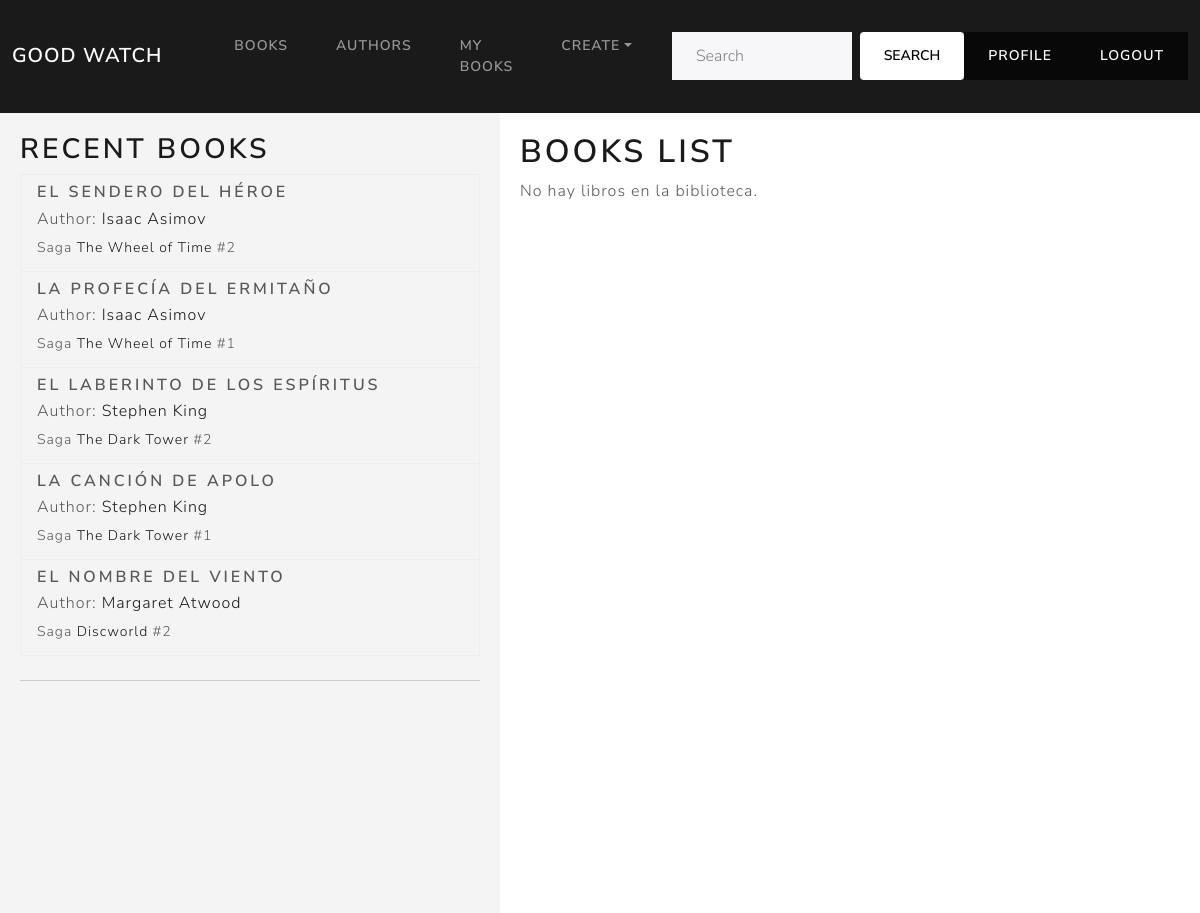
The app's page /book_catalog/mybooks/ (signed in) with its own data.
### book_catalog/models.py (models this page shows, shortened)
class Book(models.Model):
    title = models.CharField(max_length=200, help_text='Inserte el título del libro.')
    saga = models.ForeignKey('BookSaga', on_delete=models.PROTECT, null=True, blank=True)
    saga_volume = models.IntegerField(null=True, blank=True)
    author = models.ForeignKey('Author', on_delete=models.PROTECT, null=False)
    publish_date = models.DateField(null=True, blank=True)
    summary = models.TextField(max_length=1000, help_text='Enter a brief description of the book', null=True, blank=True)
    isbn = models.CharField(max_length=13, help_text='13 Character <a href="https://www.isbn-international.org/content/what-isbn">ISBN number</a>', null=True, blank=True)
    genre = models.ManyToManyField(Genre, help_text='Select a genre for this book')
    language = models.ForeignKey('Language', on_delete=models.SET_NULL, null=True, blank=True)
    cover_image = models.ImageField(upload_to='covers/', null=True, blank=True)
    class Meta:
        ordering = ['title', 'author']
        unique_together = ('title', 'author')
        constraints = [
            models.UniqueConstraint(fields=['saga', 'saga_volume'], name='unique_volume_in_saga')
        ]

class Author(models.Model):
    first_name = models.CharField(max_length=100)
    last_name = models.CharField(max_length=100)
    year_of_birth = models.IntegerField(null = True, blank = True)
    year_of_death = models.IntegerField(null = True, blank = True)
    class Meta:
        ordering = ['last_name', 'first_name']
    def get_absolute_url(self):
        return reverse('author-detail', args=[str(self.id)])
    def __str__(self):
        return f'{self.first_name} {self.last_name}'

class BookSaga(models.Model):
    name = models.CharField(max_length=200, help_text='Enter the name of the saga')
    author = models.ForeignKey(Author, on_delete=models.CASCADE, related_name='saga', null = False)
    def get_absolute_url(self):
        return reverse('saga-detail', args=[str(self.id)])
    class Meta:
        unique_together = ('name', 'author')

### book_catalog/views.py (the view)
# urls.py: path('mybooks/', views.UserBookRelationListView.as_view(), name='my-books'),
class UserBookRelationListView(LoginRequiredMixin, generic.ListView):
    login_url = '/accounts/login/'
    redirect_field_name = 'redirect_to'
    model = UserBookRelation
    def get_queryset(self):
        return super().get_queryset().filter(user=self.request.user)
    def get_context_data(self, **kwargs: Any):
        context = super().get_context_data(**kwargs)
        context["recent_books"] = Book.objects.all().order_by('-publish_date')[:5]
        return context

### templates/book_catalog/userbookrelation_list.html
{% extends "base_generic.html" %}
{% block content %}
<div style="display: flex;">
  <div class="sidebar">
    {% include "book_catalog/recent_books.html" %}
  </div>
  <div style="flex-grow: 1; padding: 20px;">
    <h1>Books list</h1>
    {% if userbookrelation_list %}
      <table id="dynamicTable" class="table table-hover">
        <thead>
          <tr class="table-primary">
            <th scope="col">Title</th>
            <th scope="col">Saga</th>
            <th scope="col">Author</th>
            <th scope="col">Status</th>
          </tr>
        </thead>
        <tbody>
          {% for object in userbookrelation_list %}
            <tr class="table-secondary">
              <td>
                <a class="no-underline" href="{{ object.book.get_absolute_url }}">{{ object.book.title }}</a>
              </td>
              <td>
                {% if object.book.saga %}
                  <a class="no-underline" href="{{ object.book.saga.get_absolute_url }}">
                    {{ object.book.saga.name }}
                  </a>
                  #{{ object.book.saga_volume }}
                {% endif %}
              </td>
              <td>
                <a class="no-underline" href="{{ object.book.author.get_absolute_url }}">{{ object.book.author }}</a>
              </td>
              <td>
                <a>{{ object.display_status }}</a>
              </td>
            </tr>
          {% endfor %}
        </tbody>
      </table>
    {% else %}
      <p>No hay libros en la biblioteca.</p>
    {% endif %}
  </div>
</div>
{% endblock %}

### templates/book_catalog/recent_books.html
<div class="col-md-12">
    <h2>Recent books</h2>
    <ul class="list-group">
      {% for book in recent_books %}
        <li class="list-group-item" style="background-color: #f4f4f4;">
          <h5 class="mb-1">{{ book.title }}</h5>
          <p class="mb-1 ">
            Author:
            <a class="no-underline" href="{{ book.author.get_absolute_url }}">{{ book.author }}</a>
          </p>
          {% if book.saga %}
          <p class="mb-1">
            <small>
              Saga
              <a class="no-underline" href="{{ book.saga.get_absolute_url }}">
                {{ book.saga.name }}
              </a>
              #{{ book.saga_volume }}
            </small>
          </p>
          {% endif %}
        </li>
      {% empty %}
        <li class="list-group-item" style="background-color: #f4f4f4;">
          No recent books.
        </li>
      {% endfor %}
    </ul>
    <hr class="my-4">
</div>

### static/css/static.css (style rules this page uses)
.no-underline { text-decoration: none; }
.sidebar { flex: 0 0 500px; width: 600px; height: 100vh; overflow-y: auto; background-color: #f4f4f4; padding: 20px; }

### records on screen
Book: title "EL SENDERO DEL HÉROE", author "Isaac Asimov", saga.name "The Wheel of Time", saga_volume "2"
Book: title "LA PROFECÍA DEL ERMITAÑO", author "Isaac Asimov", saga.name "The Wheel of Time", saga_volume "1"
Book: title "EL LABERINTO DE LOS ESPÍRITUS", author "Stephen King", saga.name "The Dark Tower", saga_volume "2"
Book: title "LA CANCIÓN DE APOLO", author "Stephen King", saga.name "The Dark Tower", saga_volume "1"
Book: title "EL NOMBRE DEL VIENTO", author "Margaret Atwood", saga.name "Discworld", saga_volume "2"
